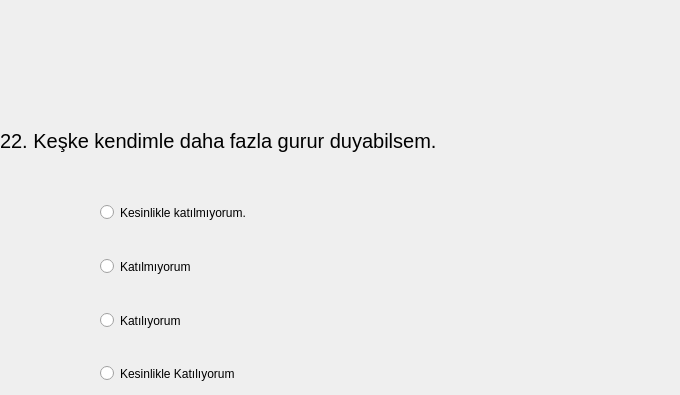
   <widget class="QWidget" name="tab_22">
    <attribute name="title">
     <string>Page</string>
    </attribute>
    <widget class="QLabel" name="label_Q18">
     <property name="geometry">
      <rect>
       <x>0</x>
       <y>100</y>
       <width>671</width>
       <height>81</height>
      </rect>
     </property>
     <property name="font">
      <font>
       <pointsize>15</pointsize>
      </font>
     </property>
     <property name="text">
      <string>22. Keşke kendimle daha fazla gurur duyabilsem.</string>
     </property>
    </widget>
    <widget class="QRadioButton" name="A1_radioButton_Q18">
     <property name="geometry">
      <rect>
       <x>100</x>
       <y>200</y>
       <width>197</width>
       <height>25</height>
      </rect>
     </property>
     <property name="text">
      <string>Kesinlikle katılmıyorum.</string>
     </property>
    </widget>
    <widget class="QRadioButton" name="A2_radioButton_Q18">
     <property name="geometry">
      <rect>
       <x>100</x>
       <y>254</y>
       <width>120</width>
       <height>25</height>
      </rect>
     </property>
     <property name="text">
      <string>Katılmıyorum</string>
     </property>
    </widget>
    <widget class="QRadioButton" name="A3_radioButton_Q18">
     <property name="geometry">
      <rect>
       <x>100</x>
       <y>308</y>
       <width>106</width>
       <height>25</height>
      </rect>
     </property>
     <property name="text">
      <string>Katılıyorum</string>
     </property>
    </widget>
    <widget class="QRadioButton" name="A4_radioButton_Q18">
     <property name="geometry">
      <rect>
       <x>100</x>
       <y>361</y>
       <width>180</width>
       <height>25</height>
      </rect>
     </property>
     <property name="text">
      <string>Kesinlikle Katılıyorum</string>
     </property>
    </widget>
   </widget>
